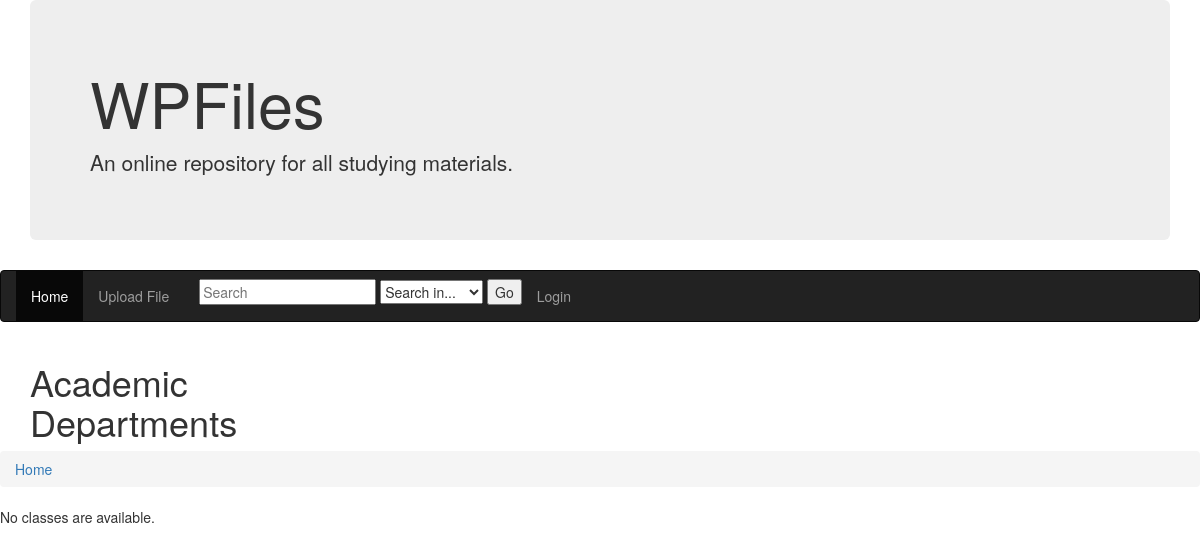
Before: /wpFiles/ with the older database file.
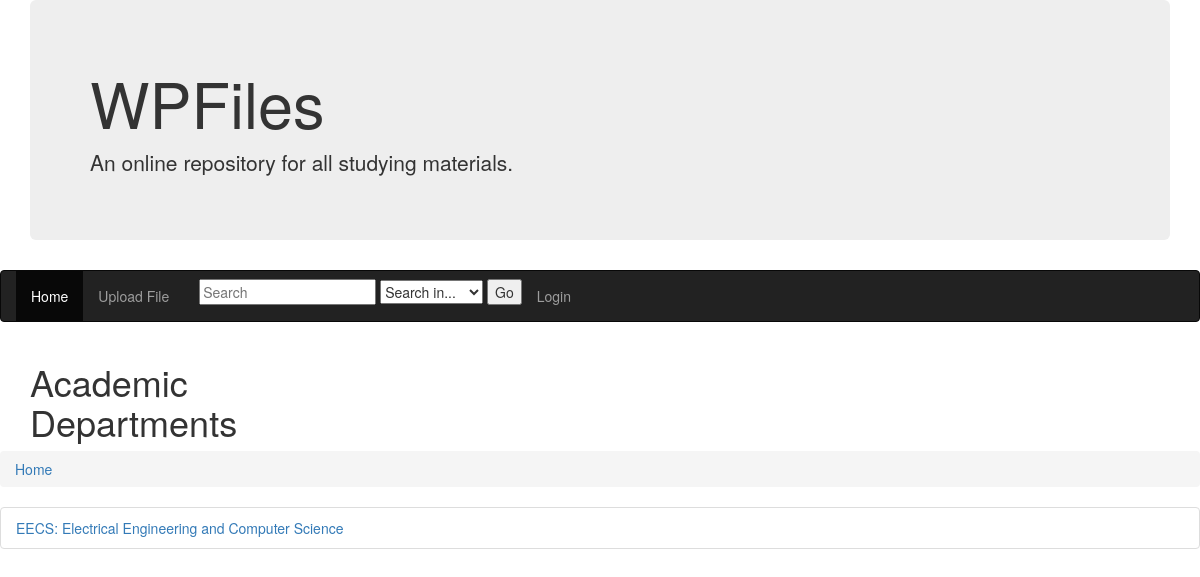
After: the same page with the newer database file.
### wpFiles/models.py (models this page shows, shortened)
class Academic_dept(models.Model):
    dept_code = models.CharField(max_length=10,unique=True)
    dept_name = models.CharField(max_length=100)

### wpFiles/views.py (the view)
# urls.py: path('', views.index, name='index'),
def index(request):
    dept_list = Academic_dept.objects.order_by('dept_code')
    context = {'dept_list': dept_list}
    return render(request, 'wpFiles/index.html', context)

### wpFiles/templates/wpFiles/index.html (shortened to what this page needs)
<!doctype html>
{% load static %}
{% load ratings %}
<link rel="stylesheet" href="https://maxcdn.bootstrapcdn.com/bootstrap/3.4.0/css/bootstrap.min.css">
<div class="container">
    <div class="jumbotron">
    <h1> WPFiles </h1>
        <p> An online repository for all studying materials.</p>
    </div>
</div>
<nav class="navbar navbar-inverse">
    <div class="container-fluid">
        <ul class="nav navbar-nav">
            <li class="active"><a href="{% url 'index' %}"> Home </a></li>
            <li><a href="{% url 'uploadFile' %}"> Upload File </a></li>
            <li>
               <form class="navbar-form navbar-right" action="{% url 'search' %}">
                  <input name="q" value="{{request.GET.q}}" placeholder="Search" required>
                   <select name="criteria" required>
                    <option value="" disabled selected>Search in...</option>
                  </select>
                  <input type="submit" value="Go" required>
                </form>
             </li>
           {% if user.is_authenticated %}
             <li class="navbar-left"><a href="{% url 'logout' %}">Logout</a></li>
           {% else %}
             <li class="navbar-left"><a href="{% url 'login' %}">Login</a></li>
           {% endif %}
        </ul>
    </div>
</nav>
<div class="container">
    <div class="row">
        <h1 class="col-sm-2 offset-sm-2"> Academic Departments </h1>
    </div>
</div>
<ul class="breadcrumb">
    <li class="breadcrumb-item"><a href="{% url 'index' %}"> Home </a></li>
</ul>
{% if dept_list %}
    <ul class="list-group">
    {% for dept in dept_list %}
        <li class="list-group-item">
            <a href="{% url 'classInDept' dept.id %}">
                {{ dept.dept_code }}: {{ dept.dept_name }}
            </a>
        </li>
    {% endfor %}
    </ul>
{% else %}
    <p>No classes are available.</p>
{% endif %}

Changed rows visible on the page:
added Academic_dept: dept_code "EECS", dept_name "Electrical Engineering and Computer Science"
Other visible differences:
text no longer shown: "No classes are available."
